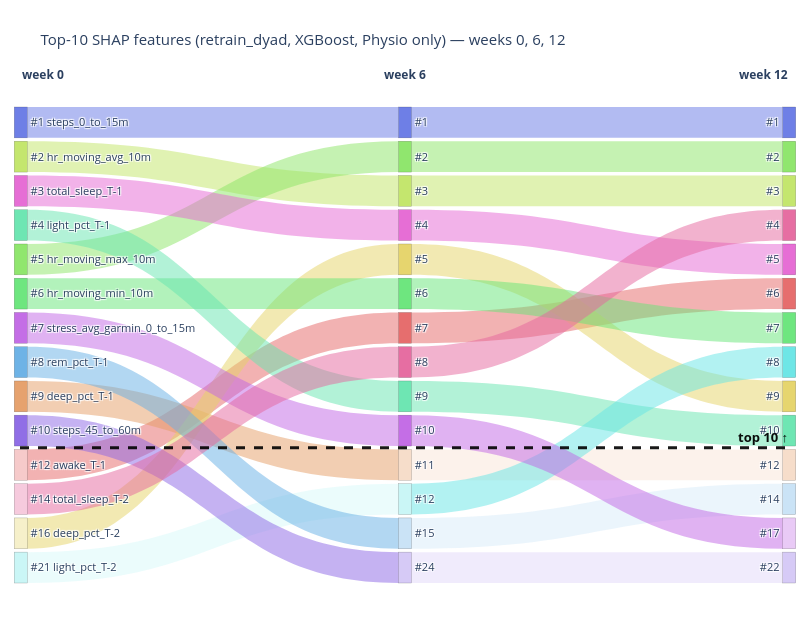

Notebook code cell kept with this figure:
### Code cell
# Coarser view: start / mid / end of the studied window.
fig_coarse_phys = feature_sankey(
    [0, 6, 12],
    importance_by_week_phys,
    title="Top-10 SHAP features (retrain_dyad, XGBoost, Physio only) — weeks 0, 6, 12",
)
fig_coarse_phys.show()

### Figure 1 — Plotly figure (JSON) as saved in the notebook; plotly's stock layout.template omitted (floating-point values rounded to 4 significant figures)
{"data": [{"arrangement": "fixed", "link": {"color": ["rgba(229,103,103,0.5)", "rgba(229,157,103,0.5)", "rgba(229,211,103,0.5)", "rgba(193,229,103,0.5)", "rgba(139,229,103,0.5)", "rgba(103,229,121,0.5)", "rgba(103,229,175,0.5)", "rgba(103,229,229,0.13)", "rgba(103,175,229,0.5)", "rgba(103,121,229,0.5)", "rgba(139,103,229,0.5)", "rgba(193,103,229,0.5)", "rgba(229,103,211,0.5)", "rgba(229,103,157,0.5)", "rgba(229,103,103,0.5)", "rgba(229,157,103,0.13)", "rgba(229,211,103,0.5)", "rgba(193,229,103,0.5)", "rgba(139,229,103,0.5)", "rgba(103,229,121,0.5)", "rgba(103,229,175,0.5)", "rgba(103,229,229,0.5)", "rgba(103,175,229,0.13)", "rgba(103,121,229,0.5)", "rgba(139,103,229,0.13)", "rgba(193,103,229,0.5)", "rgba(229,103,211,0.5)", "rgba(229,103,157,0.5)"], "source": [10, 8, 12, 1, 4, 5, 3, 13, 7, 0, 9, 6, 2, 11, 20, 24, 18, 16, 15, 19, 22, 25, 26, 14, 27, 23, 17, 21], "target": [20, 24, 18, 16, 15, 19, 22, 25, 26, 14, 27, 23, 17, 21, 33, 38, 36, 30, 29, 34, 37, 35, 39, 28, 41, 40, 32, 31], "value": [1, 1, 1, 1, 1, 1, 1, 1, 1, 1, 1, 1, 1, 1, 1, 1, 1, 1, 1, 1, 1, 1, 1, 1, 1, 1, 1, 1]}, "node": {"color": ["rgba(103,121,229,0.95)", "rgba(193,229,103,0.95)", "rgba(229,103,211,0.95)", "rgba(103,229,175,0.95)", "rgba(139,229,103,0.95)", "rgba(103,229,121,0.95)", "rgba(193,103,229,0.95)", "rgba(103,175,229,0.95)", "rgba(229,157,103,0.95)", "rgba(139,103,229,0.95)", "rgba(229,103,103,0.35)", "rgba(229,103,157,0.35)", "rgba(229,211,103,0.35)", "rgba(103,229,229,0.35)", "rgba(103,121,229,0.95)", "rgba(139,229,103,0.95)", "rgba(193,229,103,0.95)", "rgba(229,103,211,0.95)", "rgba(229,211,103,0.95)", "rgba(103,229,121,0.95)", "rgba(229,103,103,0.95)", "rgba(229,103,157,0.95)", "rgba(103,229,175,0.95)", "rgba(193,103,229,0.95)", "rgba(229,157,103,0.35)", "rgba(103,229,229,0.35)", "rgba(103,175,229,0.35)", "rgba(139,103,229,0.35)", "rgba(103,121,229,0.95)", "rgba(139,229,103,0.95)", "rgba(193,229,103,0.95)", "rgba(229,103,157,0.95)", "rgba(229,103,211,0.95)", "rgba(229,103,103,0.95)", "rgba(103,229,121,0.95)", "rgba(103,229,229,0.95)", "rgba(229,211,103,0.95)", "rgba(103,229,175,0.95)", "rgba(229,157,103,0.35)", "rgba(103,175,229,0.35)", "rgba(193,103,229,0.35)", "rgba(139,103,229,0.35)"], "label": ["#1 steps_0_to_15m", "#2 hr_moving_avg_10m", "#3 total_sleep_T-1", "#4 light_pct_T-1", "#5 hr_moving_max_10m", "#6 hr_moving_min_10m", "#7 stress_avg_garmin_0_to_15m", "#8 rem_pct_T-1", "#9 deep_pct_T-1", "#10 steps_45_to_60m", "#12 awake_T-1", "#14 total_sleep_T-2", "#16 deep_pct_T-2", "#21 light_pct_T-2", "#1", "#2", "#3", "#4", "#5", "#6", "#7", "#8", "#9", "#10", "#11", "#12", "#15", "#24", "#1", "#2", "#3", "#4", "#5", "#6", "#7", "#8", "#9", "#10", "#12", "#14", "#17", "#22"], "line": {"color": "rgba(0,0,0,0.3)", "width": 0.5}, "pad": 6, "thickness": 13, "x": [0.001, 0.001, 0.001, 0.001, 0.001, 0.001, 0.001, 0.001, 0.001, 0.001, 0.001, 0.001, 0.001, 0.001, 0.5, 0.5, 0.5, 0.5, 0.5, 0.5, 0.5, 0.5, 0.5, 0.5, 0.5, 0.5, 0.5, 0.5, 0.999, 0.999, 0.999, 0.999, 0.999, 0.999, 0.999, 0.999, 0.999, 0.999, 0.999, 0.999, 0.999, 0.999], "y": [0.06357, 0.1307, 0.1979, 0.265, 0.3321, 0.3993, 0.4664, 0.5336, 0.6007, 0.6679, 0.735, 0.8021, 0.8693, 0.9364, 0.06357, 0.1307, 0.1979, 0.265, 0.3321, 0.3993, 0.4664, 0.5336, 0.6007, 0.6679, 0.735, 0.8021, 0.8693, 0.9364, 0.06357, 0.1307, 0.1979, 0.265, 0.3321, 0.3993, 0.4664, 0.5336, 0.6007, 0.6679, 0.735, 0.8021, 0.8693, 0.9364]}, "type": "sankey"}], "layout": {"annotations": [{"font": {"color": "rgba(0,0,0,0.95)", "size": 13}, "showarrow": false, "text": "<b>top 10 ↑</b>", "x": 1, "xanchor": "right", "xref": "paper", "y": 0.2986, "yanchor": "bottom", "yref": "paper"}, {"font": {"size": 12}, "showarrow": false, "text": "<b>week 0</b>", "x": 0, "xref": "paper", "y": 1.05, "yref": "paper"}, {"font": {"size": 12}, "showarrow": false, "text": "<b>week 6</b>", "x": 0.5, "xref": "paper", "y": 1.05, "yref": "paper"}, {"font": {"size": 12}, "showarrow": false, "text": "<b>week 12</b>", "x": 1, "xref": "paper", "y": 1.05, "yref": "paper"}], "font": {"size": 11}, "height": 620, "margin": {"b": 20, "l": 20, "r": 20, "t": 90}, "shapes": [{"line": {"color": "rgba(0,0,0,0.9)", "dash": "dash", "width": 3}, "type": "line", "x0": 0, "x1": 1, "xref": "paper", "y0": 0.2986, "y1": 0.2986, "yref": "paper"}], "title": {"text": "Top-10 SHAP features (retrain_dyad, XGBoost, Physio only) — weeks 0, 6, 12"}, "width": 810}}
